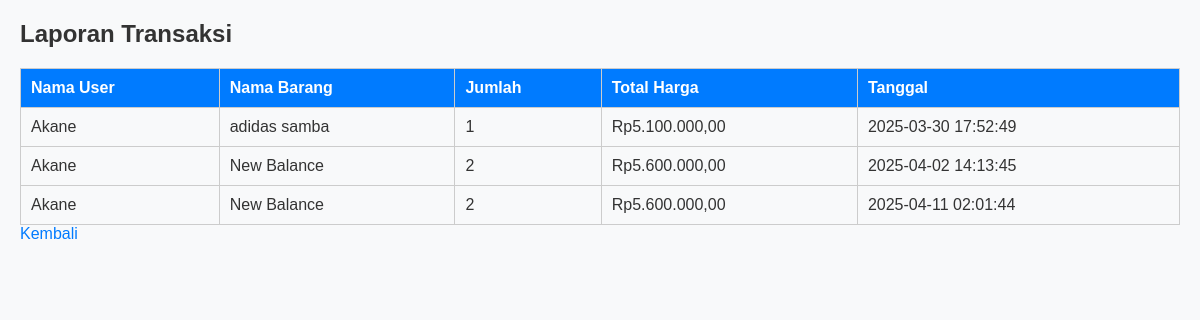
The app's page /views/laporan.php (signed in) with its own data.
### tables this page shows
CREATE TABLE `transaksi` (
  `id` int(11) NOT NULL,
  `user_id` int(11) DEFAULT NULL,
  `barang_id` int(11) DEFAULT NULL,
  `jumlah` int(11) NOT NULL,
  `total_harga` decimal(10,2) NOT NULL,
  `tanggal` timestamp NOT NULL DEFAULT current_timestamp()
);

CREATE TABLE `users` (
  `id` int(11) NOT NULL,
  `username` varchar(50) NOT NULL,
  `password` varchar(255) NOT NULL,
  `role` enum('admin','user') NOT NULL
);

CREATE TABLE `barang` (
  `id` int(11) NOT NULL,
  `nama` varchar(100) NOT NULL,
  `harga` decimal(10,2) NOT NULL,
  `stok` int(11) NOT NULL,
  `diskon` decimal(5,2) DEFAULT 0.00
);

### models/Transaksi.php (called while the page is built, shortened)
<?php
require_once __DIR__ . '/../config/database.php';
class Transaksi {
    private $conn;
    private $table_name = "transaksi";
    public function __construct() {
        $database = new Database();
        $this->conn = $database->getConnection();
    }
    public function getAll() {
        $stmt = $this->conn->prepare("SELECT t.*, u.username, b.nama FROM $this->table_name t
                                      JOIN users u ON t.user_id = u.id
                                      JOIN barang b ON t.barang_id = b.id");
        $stmt->execute();
        return $stmt->get_result();
    }
}
?>

### config/Database.php (called while the page is built, shortened)
<?php
class Database {
    private $host = "localhost";
    private $db_name = "aplikasi_diskon";
    private $username = "root";
    private $password = "";
    public function getConnection() {
        $this->conn = null;
        try {
            $this->conn = new mysqli($this->host, $this->username, $this->password, $this->db_name);
        } catch (Exception $e) {
            die($e->getMessage());
        }
        return $this->conn;
    }
}
?>

### models/Barang.php (called while the page is built, shortened)
<?php
require_once __DIR__ . '/../config/database.php';
class Barang {
    public function __construct() {
        $database = new Database();
    }
}
?>

### controllers/TransaksiController.php (called while the page is built, shortened)
<?php
require_once __DIR__ . '/../models/Transaksi.php';
require_once __DIR__ . '/../models/Barang.php';
class TransaksiController {
    private $transaksiModel;
    public function __construct() {
        $this->transaksiModel = new Transaksi();
    }
    public function getAllTransaksi() {
        return $this->transaksiModel->getAll();
    }
}
?>

### views/laporan.php (the view, shortened to what this page needs)
<?php
require_once __DIR__ . '/../controllers/TransaksiController.php';
$controller = new TransaksiController();
$transaksiList = $controller->getAllTransaksi();
?>
<!DOCTYPE html>
<html lang="id">
<head>
    <link rel="stylesheet" href="../assets/style.css">
</head>
<body>
    <h2>Laporan Transaksi</h2>
    <table border="1">
        <tr>
            <th>Nama User</th>
            <th>Nama Barang</th>
            <th>Jumlah</th>
            <th>Total Harga</th>
            <th>Tanggal</th>
        </tr>
        <?php while ($transaksi = $transaksiList->fetch_assoc()) : ?>
            <tr>
                <td><?= $transaksi["username"] ?></td>
                <td><?= $transaksi["nama"] ?></td>
                <td><?= $transaksi["jumlah"] ?></td>
                <td>Rp<?= number_format($transaksi["total_harga"], 2, ',', '.') ?></td>
                <td><?= $transaksi["tanggal"] ?></td>
            </tr>
        <?php endwhile; ?>
    </table>
    <a href="dashboard_admin.php">Kembali</a>
</body>
</html>

### assets/style.css (style rules this page uses)
* { margin: 0; padding: 0; box-sizing: border-box; font-family: Arial, sans-serif; }
body { background-color: #f8f9fa; color: #333; padding: 20px; }
table { width: 100%; border-collapse: collapse; margin-top: 20px; }
th, td { padding: 10px; border: 1px solid #ccc; text-align: left; }
th { background-color: #007bff; color: white; }
a { color: #007bff; text-decoration: none; }

### records on screen
transaksi: user.username "Akane", barang.nama "adidas samba", jumlah "1", total_harga "5.100.000,00", tanggal "2025-03-30 17:52:49"
transaksi: user.username "Akane", barang.nama "New Balance", jumlah "2", total_harga "5.600.000,00", tanggal "2025-04-02 14:13:45"
transaksi: user.username "Akane", barang.nama "New Balance", jumlah "2", total_harga "5.600.000,00", tanggal "2025-04-11 02:01:44"
